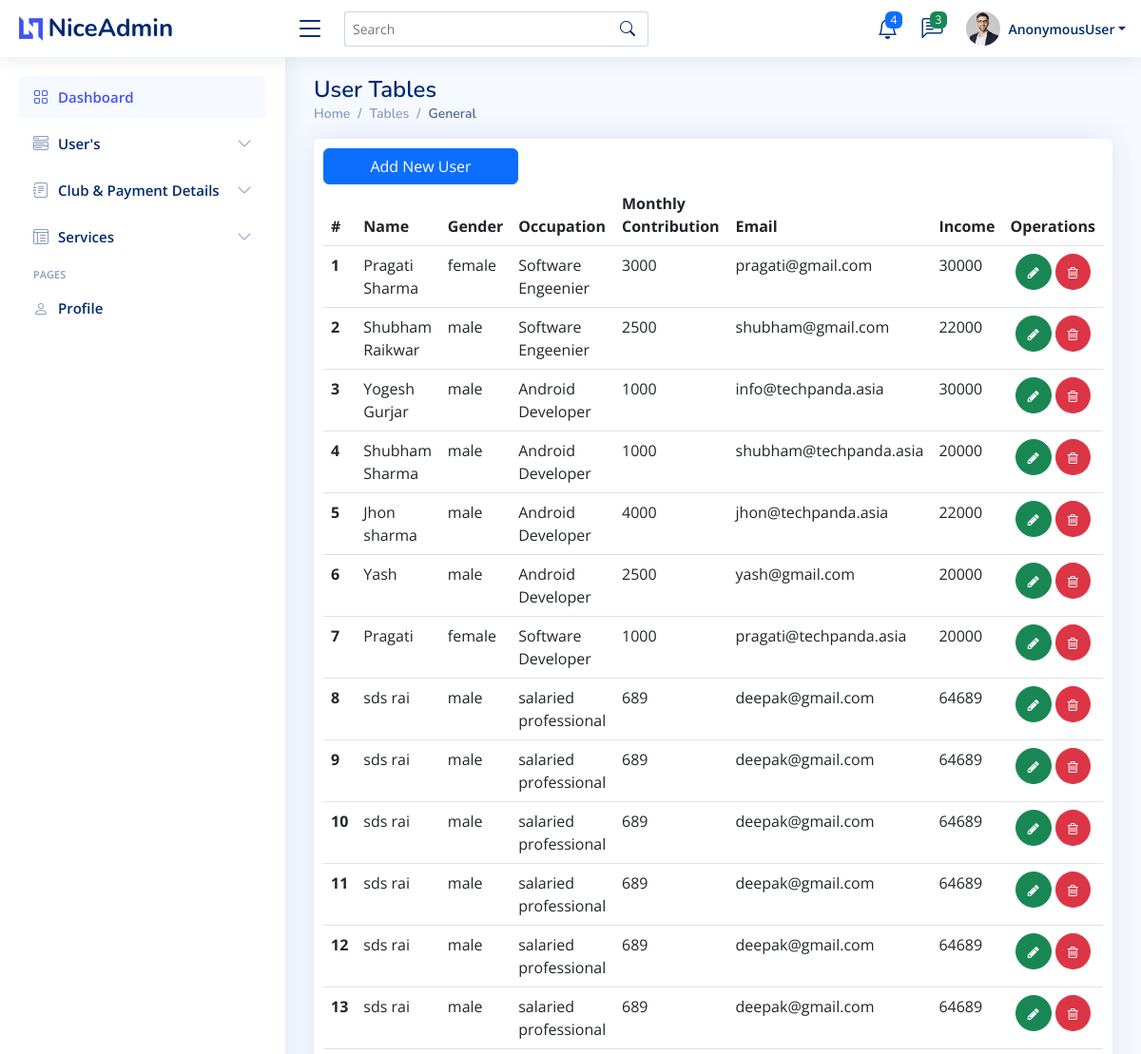
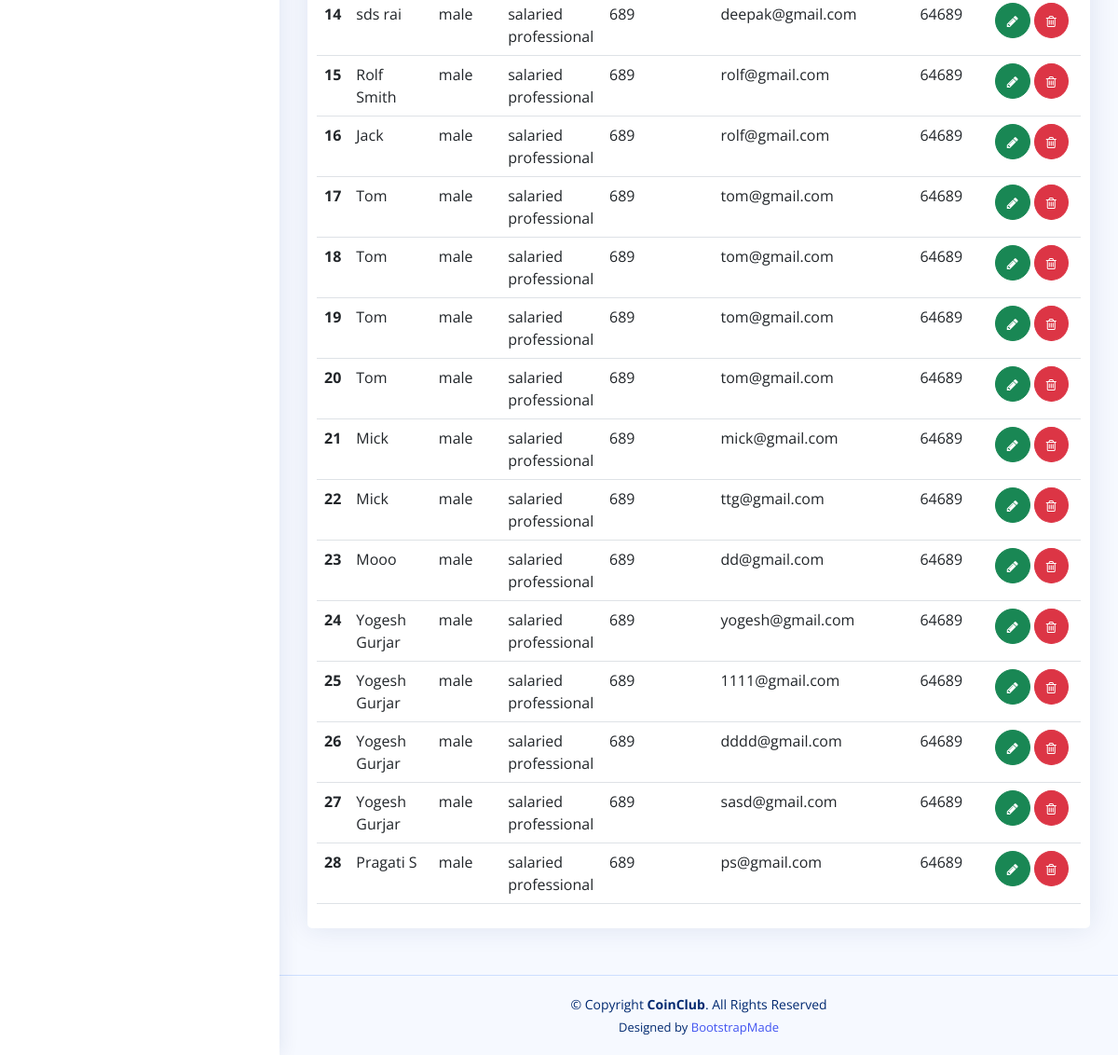
/homepage/getalluser/, run on the app's committed database (2 pictures, top to bottom).
### api/models.py (models this page shows, shortened)
class user_registration(models.Model):
    full_name=models.CharField(max_length=50)
    mobileno=models.CharField(max_length=50, unique=True)
    city=models.CharField(max_length=50)
    password=models.CharField(max_length=50)
    gender=models.CharField(max_length=50)
    occupation=models.CharField(max_length=50)
    motive=models.CharField(max_length=100)
    income=models.CharField(max_length=50)
    wallet_amount= models.CharField(max_length=50,default='0')
    monthlycontribution=models.CharField(max_length=50)
    profileimg=models.ImageField(blank=True,null=True,upload_to='user/')
    email=models.CharField(max_length=50)
    alternateno=models.CharField(max_length=50,blank=True)
    token = models.CharField(max_length=300)
    create_at=models.DateField(auto_now_add=True)

### adminapp/views.py (the view)
# urls.py: path('getalluser/', views.UserTableData),
def UserTableData(request):
    getUser = user_registration.objects.all()
    return render(request, "tables-general.html", {'users':getUser})

### templates/tables-general.html (shortened to what this page needs)
{% extends 'index.html' %}
{% load static %}
{% block content %}
  <main id="main" class="main">
    <div class="pagetitle">
      <h1>User Tables</h1>
      <nav>
        <ol class="breadcrumb">
          <li class="breadcrumb-item"><a href="index.html">Home</a></li>
          <li class="breadcrumb-item">Tables</li>
          <li class="breadcrumb-item active">General</li>
        </ol>
      </nav>
    </div>
    <section class="section">
      <div class="row">
        <div class="col-lg-12">
          <div class="card">
            <div class="card-body" style="padding: 10px;">
              <a href="/homepage/createnewuser/"><button type="submit" class="btn btn-primary col-md-3">Add New User</button></a>
              <table class="table">
                <thead>
                  <tr>
                    <th scope="col">#</th>
                    <th scope="col">Name</th>
                    <th scope="col">Gender</th>
                    <th scope="col">Occupation</th>
                    <th scope="col">Monthly Contribution</th>
                    <th scope="col">Email</th>
                    <th scope="col">Income</th>
                    <th scope="col">Operations</th>
                  </tr>
                </thead>
                <tbody>
                  {% for user in users %}
                  <tr>
                    <th scope="row">{{forloop.counter}}</th>
                    <td>{{ user.full_name }}</td>
                    <td>{{ user.gender }}</td>
                    <td>{{ user.occupation }}</td>
                    <td>{{ user.monthlycontribution }}</td>
                    <td>{{ user.email }}</td>
                    <td>{{ user.income }}</td>
                    <td style="text-align: center;"><a class="btn btn-success" style="border-radius:50%;" href="{% url 'update_user' id=user.id %}"> <i class="fa fa-pencil" style="font-size: 14px;"> </i> </a>
                      <a class="btn btn-danger" style="border-radius:50%;" href="{% url 'del_user' id=user.id %}"><i class="fa fa-trash-o" style="font-size: 14px;"></i></a></td>
                  </tr>
                  {% endfor %}
                </tbody>
              </table>
            </div>
          </div>
        </div>
      </div>
    </section>
  </main>
  {% endblock content %}

### static/assets/css/style.css (style rules this page uses)
:root { scroll-behavior: smooth; }
body { font-family: "Open Sans", sans-serif; background: #f6f9ff; color: #444444; }
a { color: #4154f1; text-decoration: none; }
h1, h2, h3, h4, h5, h6 { font-family: "Nunito", sans-serif; }
#main { margin-top: 60px; padding: 20px 30px; transition: all 0.3s; }
.pagetitle { margin-bottom: 10px; }
.pagetitle h1 { font-size: 24px; margin-bottom: 0; font-weight: 600; color: #012970; }
.card { margin-bottom: 30px; border: none; border-radius: 5px; box-shadow: 0px 0 30px rgba(1, 41, 112, 0.1); }
.card-body { padding: 0 20px 20px 20px; }
.breadcrumb { font-size: 14px; font-family: "Nunito", sans-serif; color: #899bbd; font-weight: 600; }
.breadcrumb a { color: #899bbd; transition: 0.3s; }
.breadcrumb .breadcrumb-item::before { color: #899bbd; }
.breadcrumb .active { color: #51678f; font-weight: 600; }
@media (min-width: 1200px) { #main, #footer { margin-left: 300px; } }

### data on the page
user_registration: full_name "Pragati Sharma", gender "female", occupation "Software Engeenier", monthlycontribution "3000", email "pragati@gmail.com", income "30000"
user_registration: full_name "Shubham Raikwar", gender "male", occupation "Software Engeenier", monthlycontribution "2500", email "shubham@gmail.com", income "22000"
user_registration: full_name "Yogesh Gurjar", gender "male", occupation "Android Developer", monthlycontribution "1000", email "info@techpanda.asia", income "30000"
user_registration: full_name "Shubham Sharma", gender "male", occupation "Android Developer", monthlycontribution "1000", email "shubham@techpanda.asia", income "20000"
user_registration: full_name "Jhon sharma", gender "male", occupation "Android Developer", monthlycontribution "4000", email "jhon@techpanda.asia", income "22000"
user_registration: full_name "Yash", gender "male", occupation "Android Developer", monthlycontribution "2500", email "yash@gmail.com", income "20000"
user_registration: full_name "Pragati", gender "female", occupation "Software Developer", monthlycontribution "1000", email "pragati@techpanda.asia", income "20000"
user_registration: full_name "sds rai", gender "male", occupation "salaried professional", monthlycontribution "689", email "deepak@gmail.com", income "64689"
user_registration: full_name "sds rai", gender "male", occupation "salaried professional", monthlycontribution "689", email "deepak@gmail.com", income "64689"
user_registration: full_name "sds rai", gender "male", occupation "salaried professional", monthlycontribution "689", email "deepak@gmail.com", income "64689"
user_registration: full_name "sds rai", gender "male", occupation "salaried professional", monthlycontribution "689", email "deepak@gmail.com", income "64689"
user_registration: full_name "sds rai", gender "male", occupation "salaried professional", monthlycontribution "689", email "deepak@gmail.com", income "64689"
user_registration: full_name "sds rai", gender "male", occupation "salaried professional", monthlycontribution "689", email "deepak@gmail.com", income "64689"
user_registration: full_name "sds rai", gender "male", occupation "salaried professional", monthlycontribution "689", email "deepak@gmail.com", income "64689"
user_registration: full_name "Rolf Smith", gender "male", occupation "salaried professional", monthlycontribution "689", email "rolf@gmail.com", income "64689"
user_registration: full_name "Jack", gender "male", occupation "salaried professional", monthlycontribution "689", email "rolf@gmail.com", income "64689"
user_registration: full_name "Tom", gender "male", occupation "salaried professional", monthlycontribution "689", email "tom@gmail.com", income "64689"
user_registration: full_name "Tom", gender "male", occupation "salaried professional", monthlycontribution "689", email "tom@gmail.com", income "64689"
user_registration: full_name "Tom", gender "male", occupation "salaried professional", monthlycontribution "689", email "tom@gmail.com", income "64689"
user_registration: full_name "Tom", gender "male", occupation "salaried professional", monthlycontribution "689", email "tom@gmail.com", income "64689"
user_registration: full_name "Mick", gender "male", occupation "salaried professional", monthlycontribution "689", email "mick@gmail.com", income "64689"
user_registration: full_name "Mick", gender "male", occupation "salaried professional", monthlycontribution "689", email "ttg@gmail.com", income "64689"
user_registration: full_name "Mooo", gender "male", occupation "salaried professional", monthlycontribution "689", email "dd@gmail.com", income "64689"
user_registration: full_name "Yogesh Gurjar", gender "male", occupation "salaried professional", monthlycontribution "689", email "yogesh@gmail.com", income "64689"
user_registration: full_name "Yogesh Gurjar", gender "male", occupation "salaried professional", monthlycontribution "689", email "1111@gmail.com", income "64689"
user_registration: full_name "Yogesh Gurjar", gender "male", occupation "salaried professional", monthlycontribution "689", email "dddd@gmail.com", income "64689"
user_registration: full_name "Yogesh Gurjar", gender "male", occupation "salaried professional", monthlycontribution "689", email "sasd@gmail.com", income "64689"
user_registration: full_name "Pragati S", gender "male", occupation "salaried professional", monthlycontribution "689", email "ps@gmail.com", income "64689"

### other printed values
{{ request.user }} "AnonymousUser"
